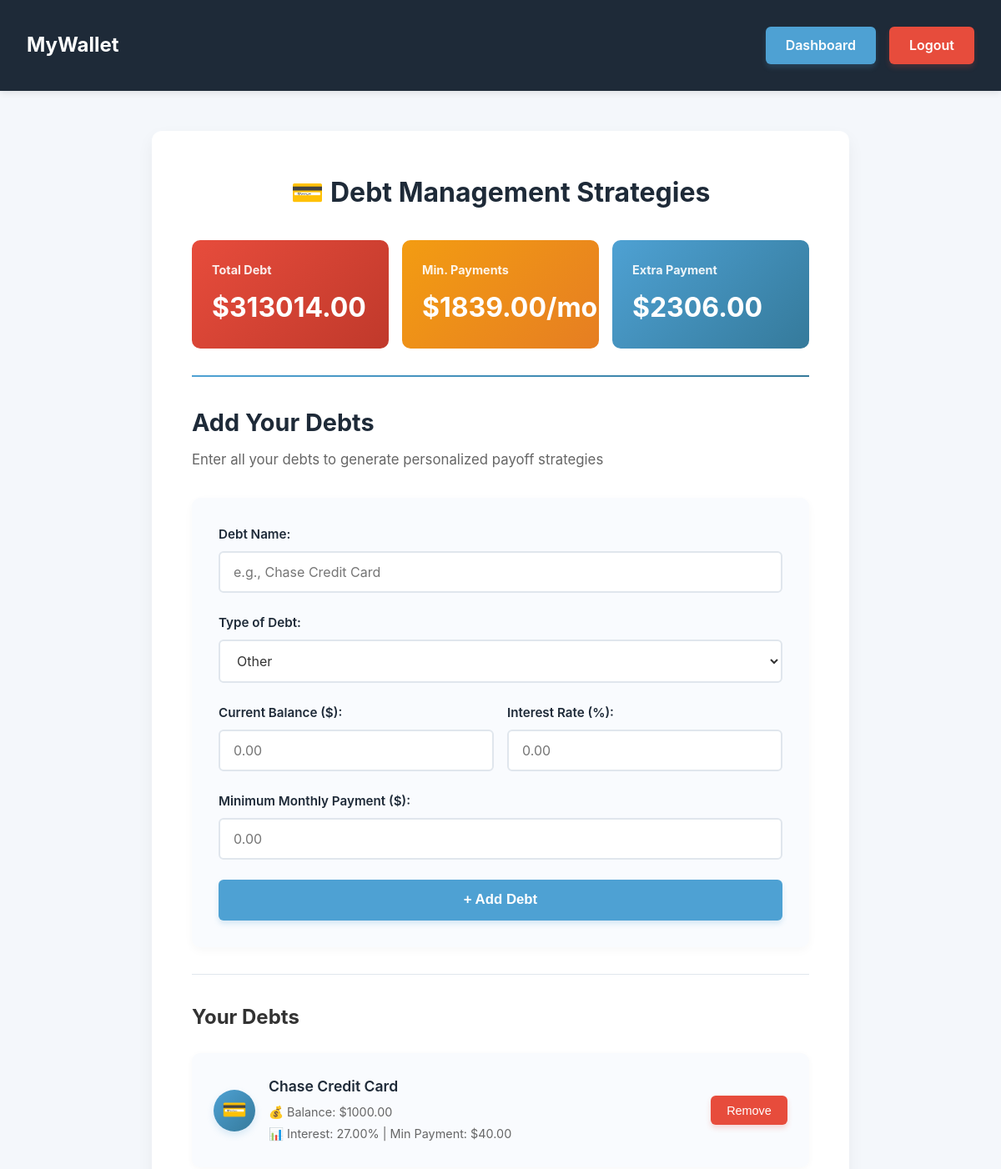
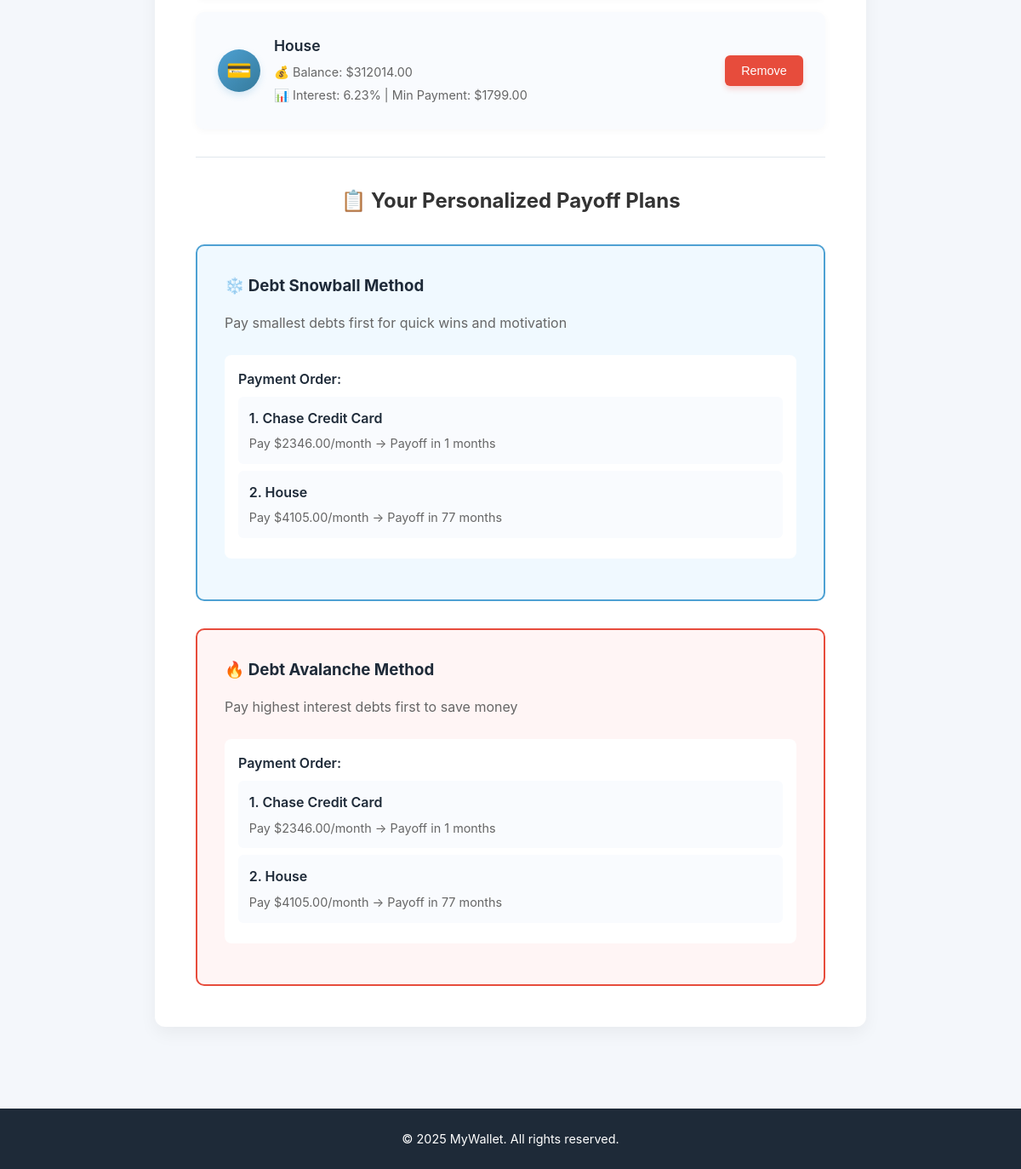
Screenshot of /user/debt-strategies/ (signed in) with the database file from the repository (2 pictures, top to bottom).
### user/models.py (models this page shows, shortened)
class Debt(models.Model):
    DEBT_TYPES = [
        ('credit_card', 'Credit Card'),
        ('student_loan', 'Student Loan'),
        ('car_loan', 'Car Loan'),
        ('mortgage', 'Mortgage'),
        ('personal_loan', 'Personal Loan'),
        ('medical', 'Medical Debt'),
        ('other', 'Other'),
    ]
    user = models.ForeignKey(User, on_delete=models.CASCADE, related_name='debts')
    name = models.CharField(max_length=200, help_text="Name of the debt (e.g., Chase Credit Card)")
    debt_type = models.CharField(max_length=20, choices=DEBT_TYPES, default='other')
    balance = models.DecimalField(max_digits=10, decimal_places=2, help_text="Current balance owed")
    interest_rate = models.DecimalField(max_digits=5, decimal_places=2, help_text="Annual interest rate (%)")
    minimum_payment = models.DecimalField(max_digits=10, decimal_places=2, help_text="Minimum monthly payment")
    created_at = models.DateTimeField(auto_now_add=True)
    class Meta:
        ordering = ['balance']

### user/views.py (the view)
# urls.py: path('debt-strategies/', views.debt_strategies, name='debt_strategies'),
@login_required
def debt_strategies(request):
    if request.method == 'POST':
        if 'delete_debt_id' in request.POST:
            debt_id = request.POST.get('delete_debt_id')
            try:
                debt = Debt.objects.get(id=debt_id, user=request.user)
                debt.delete()
                messages.success(request, 'Debt deleted successfully!')
            except Debt.DoesNotExist:
                messages.error(request, 'Debt not found.')
            return redirect('debt_strategies')
        form = DebtForm(request.POST)
        if form.is_valid():
            debt = form.save(commit=False)
            debt.user = request.user
            debt.save()
            messages.success(request, 'Debt added successfully!')
            return redirect('debt_strategies')
    else:
        form = DebtForm()
    profile, created = Profile.objects.get_or_create(user=request.user)
    debts = Debt.objects.filter(user=request.user)
    total_debt = debts.aggregate(Sum('balance'))['balance__sum'] or Decimal('0.00')
    total_minimum = debts.aggregate(Sum('minimum_payment'))['minimum_payment__sum'] or Decimal('0.00')
    total_expenses = Expense.objects.filter(user=request.user).aggregate(Sum('amount'))['amount__sum'] or Decimal('0.00')
    monthly_income = profile.monthly_income
    available_for_debt = monthly_income - total_expenses - total_minimum
    snowball_plan = []
    if available_for_debt > 0 and debts.exists():
        snowball_debts = list(debts.order_by('balance'))
        for debt in snowball_debts:
            months_to_payoff = 0
            if available_for_debt > 0:
                payment = debt.minimum_payment + available_for_debt
                months_to_payoff = int((debt.balance / payment).quantize(Decimal('1'), rounding='ROUND_UP'))
            else:
                payment = debt.minimum_payment
                if payment > 0:
                    months_to_payoff = int((debt.balance / payment).quantize(Decimal('1'), rounding='ROUND_UP'))
            snowball_plan.append({
                'debt': debt,
                'payment': payment,
                'months': months_to_payoff
            })
    avalanche_plan = []
    if available_for_debt > 0 and debts.exists():
        avalanche_debts = list(debts.order_by('-interest_rate'))
        for debt in avalanche_debts:
            months_to_payoff = 0
            if available_for_debt > 0:
                payment = debt.minimum_payment + available_for_debt
                months_to_payoff = int((debt.balance / payment).quantize(Decimal('1'), rounding='ROUND_UP'))
            else:
                payment = debt.minimum_payment
                if payment > 0:
                    months_to_payoff = int((debt.balance / payment).quantize(Decimal('1'), rounding='ROUND_UP'))
            avalanche_plan.append({
                'debt': debt,
                'payment': payment,
                'months': months_to_payoff
            })
    context = {
        'form': form,
        'debts': debts,
        'total_debt': total_debt,
        'total_minimum': total_minimum,
        'available_for_debt': available_for_debt,
        'monthly_income': monthly_income,
        'snowball_plan': snowball_plan,
        'avalanche_plan': avalanche_plan,
    }
    return render(request, 'debt_strategies.html', context)

### user/templates/debt_strategies.html (shortened to what this page needs)
<!DOCTYPE html>
<html lang="en">
<head>
  {% load static %}
  <link rel="stylesheet" href="{% static 'expenses.css' %}">
</head>
<body>
  <nav class="navbar">
    <div class="logo">MyWallet</div>
    <div class="auth-buttons">
      <a href="{% url 'landingPage' %}" class="btn-dashboard">Dashboard</a>
      <a href="{% url 'logout' %}" class="btn-logout">Logout</a>
    </div>
  </nav>
  <main class="expenses-container">
    <div class="expenses-box">
      <h1 style="text-align: center; color: #1e2a38; margin-bottom: 2rem;">💳 Debt Management Strategies</h1>
      <div style="display: grid; grid-template-columns: repeat(auto-fit, minmax(200px, 1fr)); gap: 1rem; margin-bottom: 2rem;">
        <div style="background: linear-gradient(135deg, #e74c3c, #c0392b); color: white; padding: 1.5rem; border-radius: 10px;">
          <h3 style="margin: 0 0 0.5rem 0; font-size: 0.9rem; opacity: 0.9;">Total Debt</h3>
          <p style="margin: 0; font-size: 2rem; font-weight: bold;">${{ total_debt|floatformat:2 }}</p>
        </div>
        <div style="background: linear-gradient(135deg, #f39c12, #e67e22); color: white; padding: 1.5rem; border-radius: 10px;">
          <h3 style="margin: 0 0 0.5rem 0; font-size: 0.9rem; opacity: 0.9;">Min. Payments</h3>
          <p style="margin: 0; font-size: 2rem; font-weight: bold;">${{ total_minimum|floatformat:2 }}/mo</p>
        </div>
        <div style="background: linear-gradient(135deg, #4ea1d3, #357a9b); color: white; padding: 1.5rem; border-radius: 10px;">
          <h3 style="margin: 0 0 0.5rem 0; font-size: 0.9rem; opacity: 0.9;">Extra Payment</h3>
          <p style="margin: 0; font-size: 2rem; font-weight: bold;">${{ available_for_debt|floatformat:2 }}</p>
        </div>
      </div>
      <hr class="section-divider" />
      <section class="expenses-section">
        <h2>Add Your Debts</h2>
        <p>Enter all your debts to generate personalized payoff strategies</p>
        <form method="POST" class="expense-form">
          <div class="form-group">
            {{ form.name.label_tag }}
            {{ form.name }}
          </div>
          <div class="form-group">
            {{ form.debt_type.label_tag }}
            {{ form.debt_type }}
          </div>
          <div style="display: grid; grid-template-columns: 1fr 1fr; gap: 1rem;">
            <div class="form-group">
              {{ form.balance.label_tag }}
              {{ form.balance }}
            </div>
            <div class="form-group">
              {{ form.interest_rate.label_tag }}
              {{ form.interest_rate }}
            </div>
          </div>
          <div class="form-group">
            {{ form.minimum_payment.label_tag }}
            {{ form.minimum_payment }}
          </div>
          <button type="submit" class="btn-add-expense">+ Add Debt</button>
        </form>
      </section>
      <hr class="divider">
      {% if debts %}
        <section class="expense-list-section">
          <h2 style="margin-bottom: 1.5rem;">Your Debts</h2>
          {% for debt in debts %}
            <div class="expense-card">
              <div class="expense-info">
                <div class="expense-icon">💳</div>
                <div>
                  <span class="expense-description">{{ debt.name }}</span>
                  <p class="expense-amount">💰 Balance: ${{ debt.balance|floatformat:2 }}</p>
                  <p class="expense-date">📊 Interest: {{ debt.interest_rate }}% | Min Payment: ${{ debt.minimum_payment|floatformat:2 }}</p>
                </div>
              </div>
              <form method="POST" style="margin-left: 1rem;">
                <button type="submit" class="btn-remove-expense">Remove</button>
              </form>
            </div>
          {% endfor %}
        </section>
        <hr class="divider">
        <section style="margin-top: 2rem;">
          <h2 style="text-align: center; margin-bottom: 2rem;">📋 Your Personalized Payoff Plans</h2>
          <div style="display: grid; grid-template-columns: repeat(auto-fit, minmax(400px, 1fr)); gap: 2rem;">
            <div style="background: #f0f9ff; padding: 2rem; border-radius: 10px; border: 2px solid #4ea1d3;">
              <h3 style="color: #1e2a38; margin-bottom: 1rem;">❄️ Debt Snowball Method</h3>
              <p style="color: #666; margin-bottom: 1.5rem;">Pay smallest debts first for quick wins and motivation</p>
              {% if snowball_plan %}
                <div style="background: white; padding: 1rem; border-radius: 8px; margin-bottom: 1rem;">
                  <p style="font-weight: 600; color: #1e2a38; margin-bottom: 0.5rem;">Payment Order:</p>
                  {% for item in snowball_plan %}
                    <div style="padding: 0.8rem; background: #f9fbfe; border-radius: 6px; margin-bottom: 0.5rem;">
                      <p style="margin: 0; font-weight: 600; color: #1e2a38;">{{ forloop.counter }}. {{ item.debt.name }}</p>
                      <p style="margin: 0.3rem 0 0 0; font-size: 0.9rem; color: #666;">
                        Pay ${{ item.payment|floatformat:2 }}/month → Payoff in {{ item.months }} months
                      </p>
                    </div>
                  {% endfor %}
                </div>
              {% else %}
                <p style="color: #e74c3c;">Add extra payment budget to see your plan</p>
              {% endif %}
            </div>
            <div style="background: #fff5f5; padding: 2rem; border-radius: 10px; border: 2px solid #e74c3c;">
              <h3 style="color: #1e2a38; margin-bottom: 1rem;">🔥 Debt Avalanche Method</h3>
              <p style="color: #666; margin-bottom: 1.5rem;">Pay highest interest debts first to save money</p>
              {% if avalanche_plan %}
                <div style="background: white; padding: 1rem; border-radius: 8px; margin-bottom: 1rem;">
                  <p style="font-weight: 600; color: #1e2a38; margin-bottom: 0.5rem;">Payment Order:</p>
                  {% for item in avalanche_plan %}
                    <div style="padding: 0.8rem; background: #f9fbfe; border-radius: 6px; margin-bottom: 0.5rem;">
                      <p style="margin: 0; font-weight: 600; color: #1e2a38;">{{ forloop.counter }}. {{ item.debt.name }}</p>
                      <p style="margin: 0.3rem 0 0 0; font-size: 0.9rem; color: #666;">
                        Pay ${{ item.payment|floatformat:2 }}/month → Payoff in {{ item.months }} months
                      </p>
                    </div>
                  {% endfor %}
                </div>
              {% else %}
                <p style="color: #e74c3c;">Add extra payment budget to see your plan</p>
              {% endif %}
            </div>
          </div>
        </section>
      {% else %}
        <p class="no-expenses-msg">No debts added yet. Add your debts above to generate payoff strategies!</p>
      {% endif %}
    </div>
  </main>
  <footer class="footer">
    <p>&copy; 2025 MyWallet. All rights reserved.</p>
  </footer>
</body>
</html>

### home/static/expenses.css (style rules this page uses)
* { margin: 0; padding: 0; box-sizing: border-box; }
body { font-family: 'Inter', 'Segoe UI', sans-serif; background: #f4f7fb; color: #333; line-height: 1.6; min-height: 100vh; display: flex; flex-direction: column; }
.navbar { background: #1e2a38; color: white; display: flex; justify-content: space-between; align-items: center; padding: 2rem 2rem; box-shadow: 0 2px 8px rgba(0,0,0,0.1); }
.logo { font-size: 1.5rem; font-weight: bold; }
.auth-buttons { display: flex; gap: 1rem; }
.btn-dashboard, .btn-logout { padding: 0.6rem 1.5rem; background: #4ea1d3; color: white; text-decoration: none; border-radius: 6px; font-weight: 600; transition: all 0.3s ease; box-shadow: 0 4px 6px rgba(78, 161, 211, 0.2); }
.btn-logout { background: #e74c3c; box-shadow: 0 4px 6px rgba(231, 76, 60, 0.2); }
.expenses-container { flex: 1; max-width: 900px; margin: 3rem auto; padding: 0 2rem; width: 100%; }
.expenses-box { background: white; border-radius: 12px; padding: 3rem; box-shadow: 0 8px 20px rgba(0,0,0,0.05); }
.section-divider { border: none; height: 2px; background: linear-gradient(to right, #4ea1d3, #357a9b); margin: 2rem 0; }
.divider { border: none; height: 1px; background: #e0e6ed; margin: 2rem 0; }
.expenses-section h2 { color: #1e2a38; font-size: 1.8rem; margin-bottom: 0.5rem; }
.expenses-section > p { color: #666; margin-bottom: 2rem; font-size: 1.05rem; }
.expense-form { background: #f9fbfe; padding: 2rem; border-radius: 10px; margin-bottom: 2rem; box-shadow: 0 4px 12px rgba(0,0,0,0.03); }
.form-group { margin-bottom: 1.5rem; }
.form-group label { display: block; color: #1e2a38; font-weight: 600; margin-bottom: 0.5rem; font-size: 0.95rem; }
.form-group input, .form-group textarea, .form-group select { width: 100%; padding: 0.8rem 1rem; border: 2px solid #e0e6ed; border-radius: 6px; font-size: 1rem; color: #333; background: white; transition: all 0.3s ease; font-family: 'Inter', 'Segoe UI', sans-serif; }
.btn-add-expense { width: 100%; padding: 0.9rem 1.5rem; background: #4ea1d3; color: white; border: none; border-radius: 6px; cursor: pointer; font-weight: 600; font-size: 1.05rem; transition: all 0.3s ease; box-shadow: 0 4px 6px rgba(78, 161, 211, 0.2); }
.expense-list-section { margin-top: 2rem; }
.expense-card { display: flex; justify-content: space-between; align-items: center; background: #f9fbfe; padding: 1.5rem; border-radius: 10px; margin-bottom: 1rem; transition: all 0.3s ease; box-shadow: 0 2px 8px rgba(0,0,0,0.03); border: 2px solid transparent; }
.expense-info { display: flex; align-items: center; gap: 1rem; flex: 1; }
.expense-icon { width: 50px; height: 50px; background: linear-gradient(135deg, #4ea1d3, #357a9b); border-radius: 50%; display: flex; align-items: center; justify-content: center; font-size: 1.5rem; box-shadow: 0 4px 8px rgba(78, 161, 211, 0.2); }
.expense-description { display: block; font-weight: 600; font-size: 1.1rem; color: #1e2a38; margin-bottom: 0.3rem; }
.expense-amount, .expense-date { color: #666; font-size: 0.9rem; margin: 0.2rem 0; }
.btn-remove-expense { padding: 0.6rem 1.2rem; background: #e74c3c; color: white; border: none; border-radius: 6px; cursor: pointer; font-weight: 500; transition: all 0.3s ease; box-shadow: 0 4px 6px rgba(231, 76, 60, 0.2); font-size: 0.9rem; }
.footer { background: #1e2a38; color: white; text-align: center; padding: 1.5rem; margin-top: 3rem; }
.footer p { margin: 0; font-size: 0.9rem; }

### rows the page displays
Debt: name "Chase Credit Card", balance "1000.00", interest_rate "27.00", minimum_payment "40.00", debt.name "Chase Credit Card", payment "2346.00", months "1"
Debt: name "House", balance "312014.00", interest_rate "6.23", minimum_payment "1799.00", debt.name "House", payment "4105.00", months "77"

### other values shown
{{ total_debt|floatformat:2 }} "313014.00"
{{ total_minimum|floatformat:2 }} "1839.00"
{{ available_for_debt|floatformat:2 }} "2306.00"
